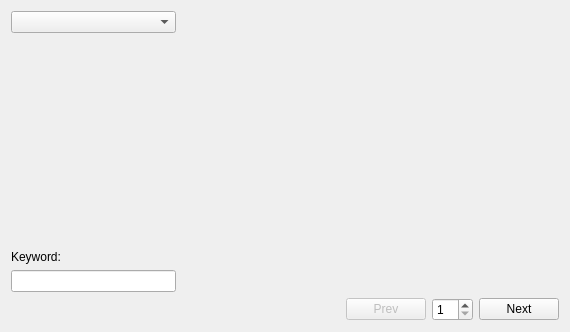
<?xml version="1.0" encoding="UTF-8"?>
<ui version="4.0">
 <class>ResLibrary</class>
 <widget class="QWidget" name="ResLibrary">
  <property name="geometry">
   <rect>
    <x>0</x>
    <y>0</y>
    <width>570</width>
    <height>332</height>
   </rect>
  </property>
  <property name="windowTitle">
   <string>Form</string>
  </property>
  <layout class="QGridLayout" name="gridLayout">
   <item row="0" column="0">
    <layout class="QVBoxLayout" name="verticalLayout">
     <item>
      <widget class="QComboBox" name="pluginComboBox"/>
     </item>
     <item>
      <widget class="QStackedWidget" name="stackedWidget"/>
     </item>
     <item>
      <spacer name="verticalSpacer">
       <property name="orientation">
        <enum>Qt::Vertical</enum>
       </property>
       <property name="sizeHint" stdset="0">
        <size>
         <width>20</width>
         <height>40</height>
        </size>
       </property>
      </spacer>
     </item>
     <item>
      <widget class="QLabel" name="label">
       <property name="text">
        <string>Keyword:</string>
       </property>
      </widget>
     </item>
     <item>
      <widget class="QLineEdit" name="keyLineEdit"/>
     </item>
    </layout>
   </item>
   <item row="1" column="1">
    <spacer name="horizontalSpacer">
     <property name="orientation">
      <enum>Qt::Horizontal</enum>
     </property>
     <property name="sizeHint" stdset="0">
      <size>
       <width>115</width>
       <height>20</height>
      </size>
     </property>
    </spacer>
   </item>
   <item row="1" column="2">
    <widget class="QPushButton" name="prevPushButton">
     <property name="enabled">
      <bool>false</bool>
     </property>
     <property name="text">
      <string>Prev</string>
     </property>
    </widget>
   </item>
   <item row="1" column="3">
    <widget class="QSpinBox" name="pageSpinBox">
     <property name="keyboardTracking">
      <bool>false</bool>
     </property>
     <property name="minimum">
      <number>1</number>
     </property>
    </widget>
   </item>
   <item row="1" column="4">
    <widget class="QPushButton" name="nextPushButton">
     <property name="text">
      <string>Next</string>
     </property>
    </widget>
   </item>
  </layout>
 </widget>
 <resources/>
 <connections>
  <connection>
   <sender>pluginComboBox</sender>
   <signal>currentIndexChanged(int)</signal>
   <receiver>stackedWidget</receiver>
   <slot>setCurrentIndex(int)</slot>
   <hints>
    <hint type="sourcelabel">
     <x>86</x>
     <y>23</y>
    </hint>
    <hint type="destinationlabel">
     <x>86</x>
     <y>88</y>
    </hint>
   </hints>
  </connection>
 </connections>
</ui>
